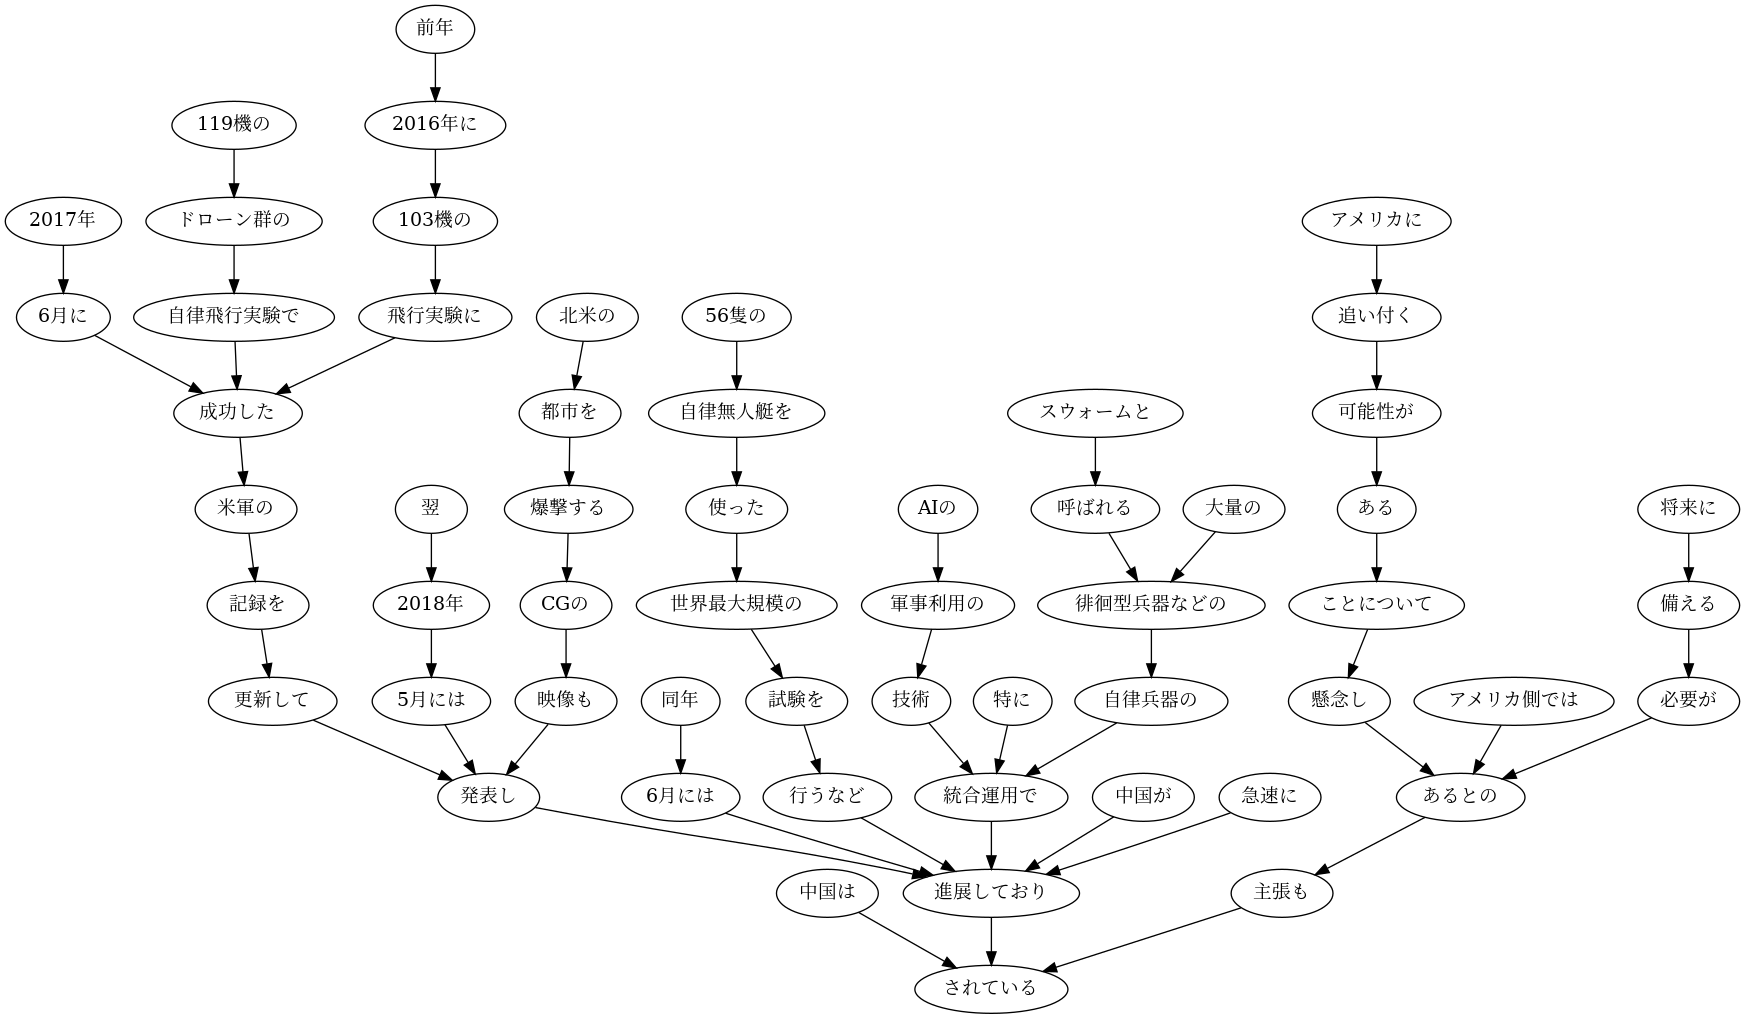

Recreate this plot in Python.
from graphviz import Digraph
import re
import numpy as np

from chunk import Chunk

def dependencyGraph(sent):
	graph = Digraph(format='png')
	for i in range(len(sent)):
		graph.node(str(i), label = re.sub('[。、，？・()（）「」〈〉『』〔〕]', '', sent[i].tostr()))
	for i in range(len(sent)):
		if (sent[i].dst != -1):
			graph.edge(str(i), str(sent[i].dst))
	return graph

file_cabocha = open('ai.ja.txt.parsed')
sents = Chunk.getChunks(file_cabocha.read())

dependencyGraph(sents[np.argmax(list(map(len, sents)))]).render('44')
